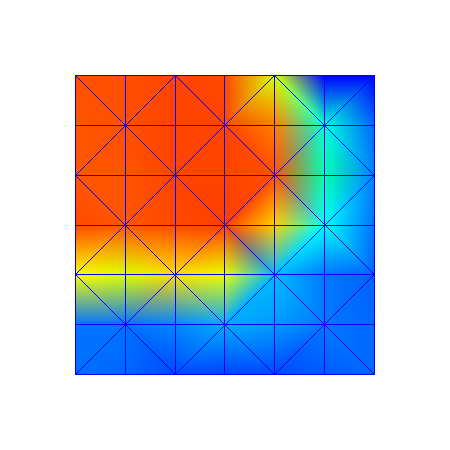

Source code (Python):
#!/usr/bin/env python

# Triangulate a clipped region of CT head image data using
# vtkDataSetTriangleFilter and display with extracted edges.

import os

# Factory overrides
import vtkmodules.vtkInteractionStyle  # noqa: F401
import vtkmodules.vtkRenderingOpenGL2  # noqa: F401

from vtkmodules.vtkFiltersCore import vtkExtractEdges
from vtkmodules.vtkFiltersGeneral import vtkDataSetTriangleFilter
from vtkmodules.vtkFiltersGeometry import vtkGeometryFilter
from vtkmodules.vtkIOImage import vtkImageReader
from vtkmodules.vtkImagingCore import vtkImageClip
from vtkmodules.vtkRenderingCore import (
    vtkActor,
    vtkPolyDataMapper,
    vtkRenderWindow,
    vtkRenderWindowInteractor,
    vtkRenderer,
)

# Data directory
data_dir = os.environ.get("VPE_DATA_DIR", os.path.dirname(os.path.abspath(__file__)))

# Read CT head data
reader = vtkImageReader()
reader.SetDataByteOrderToLittleEndian()
reader.SetDataExtent(0, 63, 0, 63, 1, 64)
reader.SetFilePrefix(os.path.join(data_dir, "headsq", "quarter"))
reader.SetDataMask(0x7fff)
reader.SetDataSpacing(1.6, 1.6, 1.5)

# Clip a small subregion
clipper = vtkImageClip()
clipper.SetInputConnection(reader.GetOutputPort())
clipper.SetOutputWholeExtent(30, 36, 30, 36, 30, 36)

# Triangulate the dataset
tris = vtkDataSetTriangleFilter()
tris.SetInputConnection(clipper.GetOutputPort())

# Extract surface geometry
geom = vtkGeometryFilter()
geom.SetInputConnection(tris.GetOutputPort())

# Extract edges for wireframe overlay
edges = vtkExtractEdges()
edges.SetInputConnection(tris.GetOutputPort())

# Surface mapper
mapper_surface = vtkPolyDataMapper()
mapper_surface.SetInputConnection(geom.GetOutputPort())
mapper_surface.ScalarVisibilityOn()
mapper_surface.SetScalarRange(0, 1200)

# Edge mapper
mapper_edges = vtkPolyDataMapper()
mapper_edges.SetInputConnection(edges.GetOutputPort())
mapper_edges.SetResolveCoincidentTopologyToPolygonOffset()
mapper_edges.SetResolveCoincidentTopologyLineOffsetParameters(0, -7)

# Actors
actor_surface = vtkActor()
actor_surface.SetMapper(mapper_surface)

actor_edges = vtkActor()
actor_edges.SetMapper(mapper_edges)

# Renderer
renderer = vtkRenderer()
renderer.AddActor(actor_surface)
renderer.AddActor(actor_edges)
renderer.SetBackground(1, 1, 1)

# Window
render_window = vtkRenderWindow()
render_window.SetMultiSamples(0)
render_window.AddRenderer(renderer)
render_window.SetSize(450, 450)
render_window.SetWindowName("dataset triangle")

# Interactor
interactor = vtkRenderWindowInteractor()
interactor.SetRenderWindow(render_window)

interactor.Initialize()
interactor.Start()
